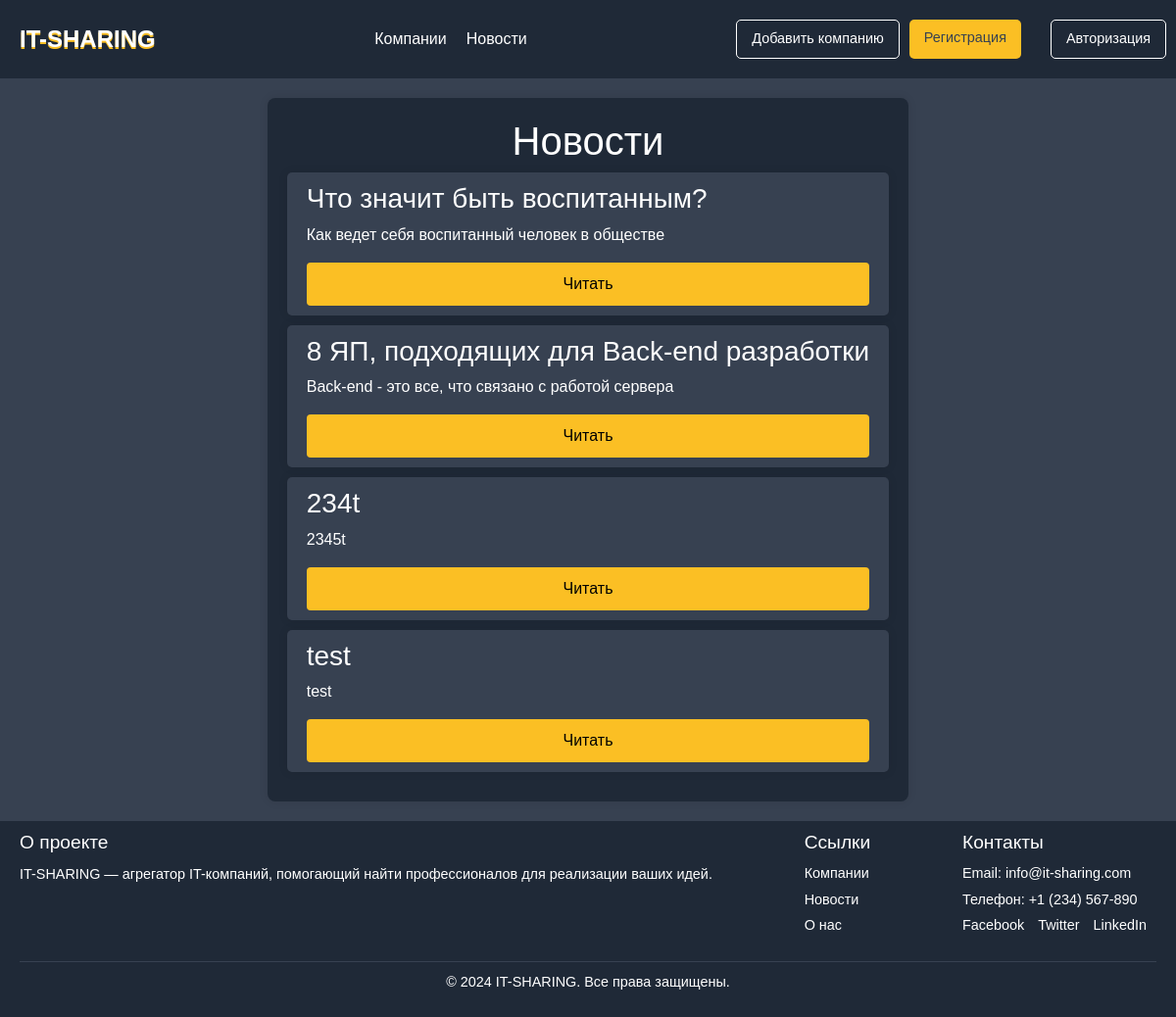
Before: /news/ with the older database file.
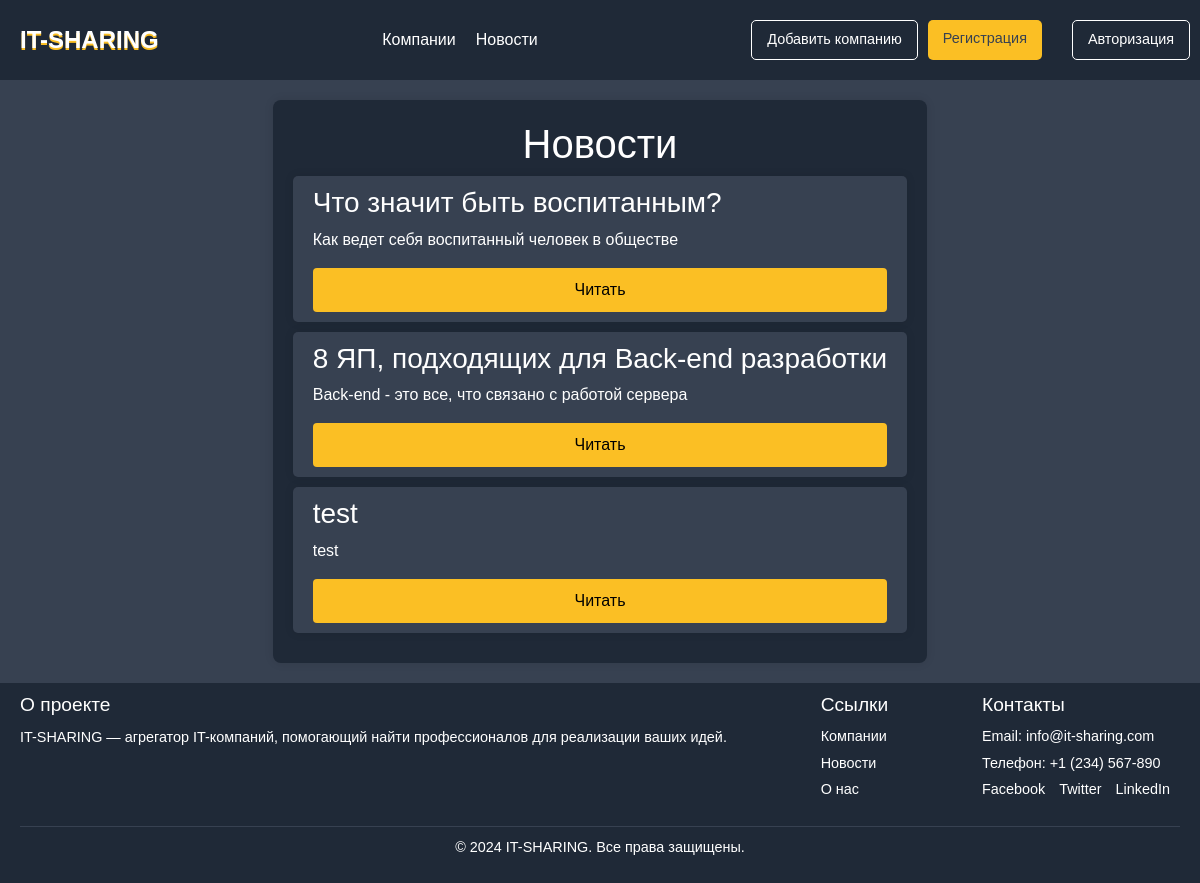
After: the same page with the newer database file.
### news/models.py (models this page shows, shortened)
class Article(models.Model):
    title = models.CharField('Заголовок', max_length=50)
    anons = models.CharField('Анонс', max_length=250)
    full_text = models.TextField('Текст новости')
    date = models.DateTimeField('Дата публликации', auto_now_add=True, null=True)
    class Meta:
        verbose_name = 'Новость'
        verbose_name_plural = 'Новости'

### news/views.py (the view)
# urls.py: path('', views.news_home, name='news_home'),
def news_home(request):
    news = Article.objects.order_by('date')
    return render(request,'news/news_home.html', {"news": news})

### news/templates/news/news_home.html (shortened to what this page needs)
{% extends 'main/layout.html' %}
{% block content %}
<div class="news-container">
    <h1>Новости</h1>
    {% if news %}
    {% for i in news %}
    <div class="news-page-list">
        <h3>{{ i.title }}</h3>
        <p>{{ i.anons }}</p>
        <a href="{% url 'detail' i.id %}"><div class="news-page-btn">Читать</div></a>
    </div>
{% endfor %}
    {% else %}
        <p>Новостей нет ты ничего не написал!</p>
    {% endif %}
</div>
{% endblock %}

Changed rows visible on the page:
removed Article: title "234t", anons "2345t"
